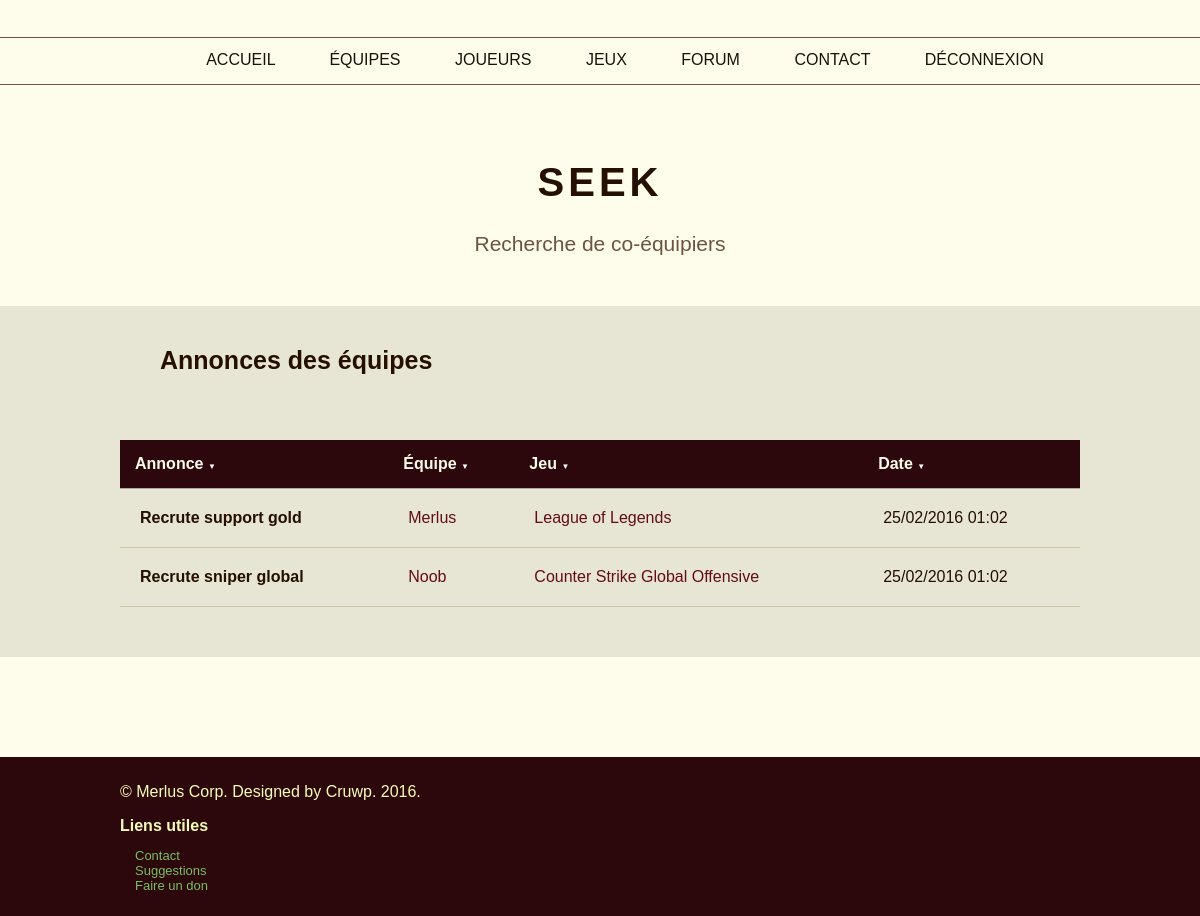
The page /teams (signed in) on the database its author committed.
### tables this page shows
CREATE TABLE IF NOT EXISTS `recrutement` (
  `rid` int(11) NOT NULL AUTO_INCREMENT,
  `rteam` int(11) NOT NULL,
  `rpost` text NOT NULL,
  `rjeu` int(11) NOT NULL,
  `rdate` timestamp NOT NULL DEFAULT CURRENT_TIMESTAMP,
  `rtitre` varchar(100) NOT NULL,
  PRIMARY KEY (`rid`)
);

CREATE TABLE IF NOT EXISTS `equipes` (
  `eid` int(11) NOT NULL AUTO_INCREMENT,
  `enom` varchar(50) NOT NULL,
  `eleader` int(11) NOT NULL,
  `edesc` mediumtext NOT NULL,
  `eavatar` varchar(50) NOT NULL,
  PRIMARY KEY (`eid`)
);

CREATE TABLE IF NOT EXISTS `jeux` (
  `jid` int(11) NOT NULL AUTO_INCREMENT,
  `jnom` varchar(50) NOT NULL,
  `jminiature` varchar(70) NOT NULL,
  PRIMARY KEY (`jid`)
);

### inc/annonces.php (the view, shortened to what this page needs)
<?php
    function afficherAnnoncesTeam() {
        $resultats = recupAnnoncesTeam();
        for ($i = 0; $i < sizeof($resultats); $i++) {
            echo "<tr class=\"tbody\" onclick=\"document.location='recrut-{$resultats[$i][0]}'\">
            <td><b>{$resultats[$i][6]}</b></td>
            <td><a href='team-{$resultats[$i][1]}'>{$resultats[$i][2]}</a></td>
            <td><a href='game-{$resultats[$i][3]}'>{$resultats[$i][4]}</a></td>
            <td>{$resultats[$i][5]}</td>
            </tr>";
        }
    }
    function recupAnnoncesTeam() {
        $bdd = bdd();
        $req = $bdd->prepare("SELECT rid, eid, enom, jid, jnom, rdate, rtitre
            FROM recrutement
            JOIN equipes ON eid = rteam
            JOIN jeux ON rjeu = jid
            ORDER BY rdate DESC");
            $req->execute();
            $i = 0;
            $resultats = array();
            while ($data = $req->fetch()) {
                $data['rtitre'] = utf8_encode($data['rtitre']);
                $date = date("d/m/Y h:m", strtotime($data['rdate']));
                $resultats[$i] = array($data['rid'], $data['eid'], $data['enom'], $data['jid'], $data['jnom'], $date, $data['rtitre']);
                $i++;
            }
            return $resultats;
        }

### index.css (style rules this page uses)
body { width : 100%; margin : 0; padding : 0; background : #fefcea; font-family : "Ubuntu", sans-serif; color : #240f00; }
a { text-decoration : none; color: #620d19; }
#annonces td { padding: 20px; border-bottom : 1px solid #ccc6a3; }

### rows shown on the page
recrutement: rtitre "Recrute support gold", equipes.enom "Merlus", jeux.jnom "League of Legends", i "25/02/2016 01:02"
recrutement: rtitre "Recrute sniper global", equipes.enom "Noob", jeux.jnom "Counter Strike Global Offensive", i "25/02/2016 01:02"
